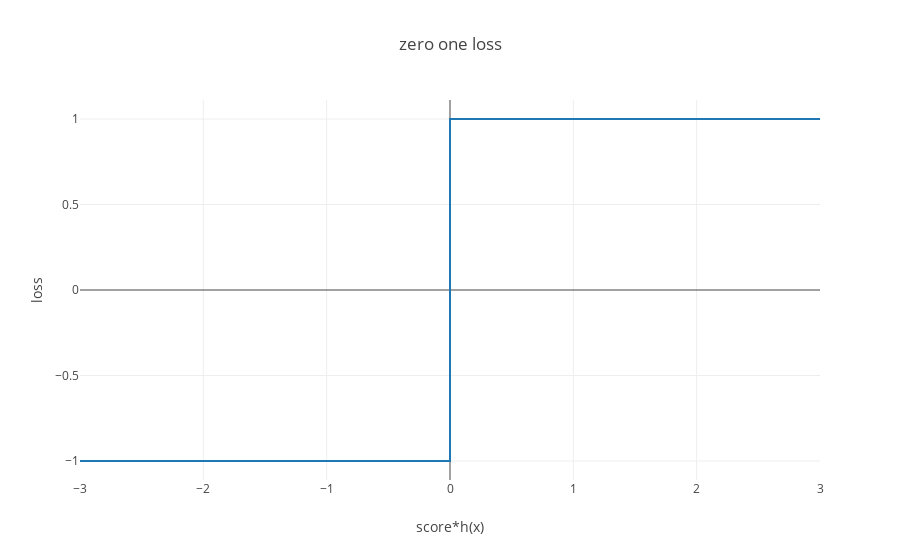

Here is the notebook cell this chart was saved with:
### Markdown cell above
So if we multiply $y \cdot score$, we will still get positive results when we predict correctly, and negative results when we predict incorrectly.  But this time, we will also capture if we were correct and confident, or wrong and confident.  Let's plot $y \cdot score$ along with our zero loss function.

### Code cell
composite_scores = [-3, -2, -1, 0, 0, 1, 2, 3]
losses = [-1, -1, -1, -1, 1, 1, 1, 1]
trace = trace_values(composite_scores, losses, mode = 'lines', name = 'zero one loss')
plot([trace], layout = {'title': 'zero one loss', 'xaxis': {'title': 'score*h(x)'}, 'yaxis': {'title': 'loss'}})

### Figure 1 — Plotly figure (JSON) as saved in the notebook; plotly's stock layout.template omitted (floating-point values rounded to 4 significant figures)
{"data": [{"mode": "lines", "name": "zero one loss", "text": [], "type": "scatter", "uid": "487bd7f0-3f83-4d7a-9d9f-290171b27659", "x": [-3, -2, -1, 0, 0, 1, 2, 3], "y": [-1, -1, -1, -1, 1, 1, 1, 1]}], "layout": {"autosize": true, "title": {"text": "zero one loss"}, "xaxis": {"autorange": true, "range": [-3, 3], "title": {"text": "score*h(x)"}, "type": "linear"}, "yaxis": {"autorange": true, "range": [-1.111, 1.111], "title": {"text": "loss"}, "type": "linear"}}}
